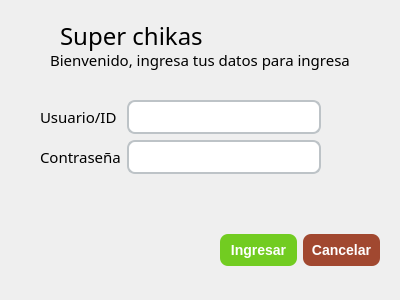
<?xml version="1.0" encoding="UTF-8"?>
<ui version="4.0">
 <class>Dialog</class>
 <widget class="QDialog" name="Dialog">
  <property name="geometry">
   <rect>
    <x>0</x>
    <y>0</y>
    <width>400</width>
    <height>300</height>
   </rect>
  </property>
  <property name="windowTitle">
   <string>Dialog</string>
  </property>
  <property name="styleSheet">
   <string notr="true">QMainWindow {
    background-color: #f4f6f9;
}

QLineEdit {
    border: 2px solid #bdc3c7;
    border-radius: 8px;
    padding: 6px;
    background-color: white;
    font-size: 14px;
}

QLineEdit:focus {
    border: 2px solid #2ecc71; 
}


QLineEdit {
    border: 2px solid #bdc3c7;
    border-radius: 8px;
    padding: 6px;
    background-color: white;
    font-size: 14px;
}
QLineEdit:focus {
    border: 2px solid #2ecc71;
}


QPushButton#btn_ingresar {
    background-color:#72CC21;
    color: white;
    border-radius: 8px;
    font-weight: bold;
    font-size: 14px;
    padding: 8px;
}

QPushButton#btn_ingresar:hover {
    background-color: #AEFA69;
}


QPushButton#btn_cancelar {
    background-color: #A14830;
    color: white;
    border-radius: 8px;
    font-weight: bold;
    font-size: 14px;
    padding: 8px;
}

QPushButton#btn_cancelar:hover {
    background-color: #E89074; 
}</string>
  </property>
  <widget class="QLabel" name="label">
   <property name="geometry">
    <rect>
     <x>60</x>
     <y>20</y>
     <width>301</width>
     <height>31</height>
    </rect>
   </property>
   <property name="font">
    <font>
     <family>Vineta BT</family>
     <pointsize>18</pointsize>
    </font>
   </property>
   <property name="text">
    <string>Super chikas</string>
   </property>
  </widget>
  <widget class="QWidget" name="formLayoutWidget">
   <property name="geometry">
    <rect>
     <x>40</x>
     <y>100</y>
     <width>281</width>
     <height>80</height>
    </rect>
   </property>
   <layout class="QFormLayout" name="formLayout">
    <item row="0" column="0">
     <widget class="QLabel" name="label_3">
      <property name="font">
       <font>
        <family>Nirmala Text</family>
        <pointsize>11</pointsize>
       </font>
      </property>
      <property name="text">
       <string>Usuario/ID</string>
      </property>
     </widget>
    </item>
    <item row="0" column="1">
     <widget class="QLineEdit" name="id_usuario"/>
    </item>
    <item row="1" column="0">
     <widget class="QLabel" name="label_2">
      <property name="font">
       <font>
        <family>Nirmala Text</family>
        <pointsize>11</pointsize>
       </font>
      </property>
      <property name="text">
       <string>Contraseña</string>
      </property>
     </widget>
    </item>
    <item row="1" column="1">
     <widget class="QLineEdit" name="password_usuario">
      <property name="echoMode">
       <enum>QLineEdit::Password</enum>
      </property>
     </widget>
    </item>
   </layout>
  </widget>
  <widget class="QLabel" name="label_4">
   <property name="geometry">
    <rect>
     <x>50</x>
     <y>50</y>
     <width>301</width>
     <height>20</height>
    </rect>
   </property>
   <property name="font">
    <font>
     <family>Nirmala Text</family>
     <pointsize>11</pointsize>
    </font>
   </property>
   <property name="text">
    <string>Bienvenido, ingresa tus datos para ingresar</string>
   </property>
  </widget>
  <widget class="QWidget" name="horizontalLayoutWidget">
   <property name="geometry">
    <rect>
     <x>220</x>
     <y>210</y>
     <width>160</width>
     <height>80</height>
    </rect>
   </property>
   <layout class="QHBoxLayout" name="horizontalLayout">
    <item>
     <widget class="QPushButton" name="btn_ingresar">
      <property name="text">
       <string>Ingresar</string>
      </property>
     </widget>
    </item>
    <item>
     <widget class="QPushButton" name="btn_cancelar">
      <property name="text">
       <string>Cancelar</string>
      </property>
     </widget>
    </item>
   </layout>
  </widget>
 </widget>
 <resources/>
 <connections/>
</ui>
